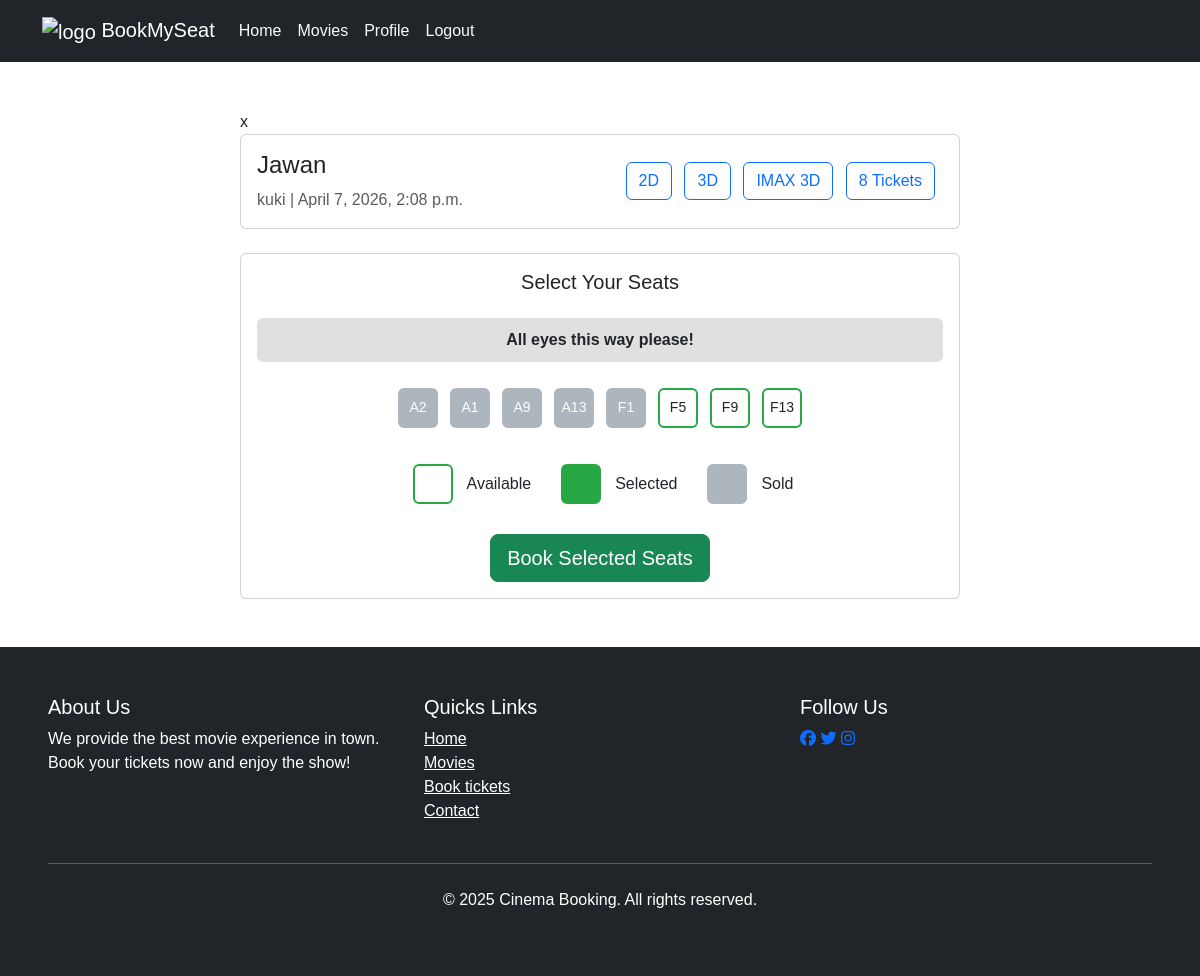
/movies/theater/1/seats/book/ (signed in), run on the app's committed database.
### movies/models.py (models this page shows, shortened)
class Theater(models.Model):
    name = models.CharField(max_length=255)
    movie = models.ForeignKey(Movie,on_delete=models.CASCADE,related_name = 'theaters')
    time = models.DateTimeField()

class Movie(models.Model):
    name = models.CharField(max_length = 255)
    image = models.ImageField(upload_to = "movies/")
    title = models.CharField(max_length=200,default="Default Movie")
    rating = models.FloatField(default=0)
    cast = models.TextField()
    description = models.TextField(blank = True,null = True) #optional
    genre = models.CharField(max_length=100,blank=True,null=True)
    language =models.CharField(max_length=100,blank=True,null=True)
    trailer_url = models.URLField(blank = True , null = True)

class Seat(models.Model):
    theater = models.ForeignKey(Theater,on_delete=models.CASCADE,related_name = 'seats')
    seat_number = models.CharField(max_length=10)
    is_booked = models.BooleanField(default=False)

### movies/views.py (the view, shortened to what this page needs)
# urls.py: path('theater/<int:theater_id>/seats/book/',views.book_Seats,name ='book_Seats'),
@login_required(login_url='/login/')
def book_Seats(request, theater_id):
    theater = get_object_or_404(Theater, id=theater_id)
    seats = Seat.objects.filter(theater=theater)
    for seat in seats:
        seat.is_booked = Booking.objects.filter(
            seat=seat,
            is_paid=True
        ).exists()
    return render(request, "movies/seat_selection.html", {
        "theater": theater,
        "seats": seats
    })

### templates/movies/seat_selection.html (shortened to what this page needs)
{% extends "users/basic.html" %}
{% block content %}
<div class="container mt-5">
  <div class="row">
    <div class="col-lg-8 mx-auto">x
       <div class="card mb-4">
        <div class="card-body">
          <div
          class="d-flex justify-content-between align-items-center flex-wrap">
          <div>
            <h4 class="card-title">{{ theater.movie.name }}</h4>
            <p class="card-text text-muted">
              {{ theater.name }} | {{ theater.time }}
            </p>
          </div>
          <div class="mt-2 mt-sm-0">
            <button class="btn btn-outline-primary me-2 mb-2 mb-sm-0">
              2D
            </button>
            <button class="btn btn-outline-primary me-2 mb-2 mb-sm-0">
              3D
            </button>
            <button class="btn btn-outline-primary me-2 mb-2 mb-sm-0">
              IMAX 3D
            </button>
            <button class="btn btn-outline-primary me-2 mb-2 mb-sm-0">
              {{seats|length}} Tickets
            </button>
          </div>
        </div>
        </div>
       </div>
        <div class="card">
          <div class="card-body">
            <h5 class="card-title text-center mb-4">Select Your Seats</h5>
            <div class="screen">All eyes this way please!</div>
            <form method="POST">
              <div class="d-flex justify-content-center flex-wrap mb-4">
                {% for seat in seats %}
                <div class="seat {% if seat.is_booked %}sold{% endif %}">
                  {% if not seat.is_booked %}
                  <label
                  for="seat-{{ seat.id }}"
                  class="w-100 h-100 d-flex align-items-center justify-content-center"
                  >{{ seat.seat_number }}</label>
                  {% else %} {{ seat.seat_number }} {% endif %}
                </div>
                {% endfor %}
              </div>
               <div class="d-flex justify-content-center mb-4">
                <div class="d-flex align-items-center me-4">
                  <div class="seat" style="background-color: white;"></div>
                  <span class="ms-2">Available</span>
                </div>
                <div class="d-flex align-items-center me-4">
                  <div class="seat selected"></div>
                    <span class="ms-2">Selected</span>
                  </div>
                  <div class="d-flex align-items-center">
                    <div class="seat sold"></div>
                    <span class="ms-2">Sold</span>
                  </div>
                </div>
                 <div class="text-center">
                  <button type="submit" class="btn btn-success btn-lg">
                    Book Selected Seats
                  </button>
               </div>
            </form>
          </div>
        </div>
    </div>
  </div>
</div>
{% endblock %}

### templates/users/basic.html (style rules this page uses)
body { font-family: Arial,sans-serif; }
.row { display: flex; flex-wrap: wrap; }

### templates/movies/seat_selection.html (style rules this page uses)
.screen { background: #e0e0e0; padding: 10px; text-align: center; font-weight: bold; border-radius: 6px; margin-bottom: 20px; }
.seat { width: 40px; height: 40px; border: 2px solid #28a745; margin: 6px; border-radius: 6px; cursor: pointer; font-size: 14px; display: flex; align-items: center; justify-content: center; }
.seat.sold { background-color: #adb5bd; border-color: #adb5bd; cursor: not-allowed; color: white; }
.seat.selected { background-color: #28a745; }

### data on the page
Theater: movie.name "Jawan", name "kuki", time "April 7, 2026, 2:08 p.m."
Seat: seat_number "A2"
Seat: seat_number "A1"
Seat: seat_number "A9"
Seat: seat_number "A13"
Seat: seat_number "F1"
Seat: seat_number "F5"
Seat: seat_number "F9"
Seat: seat_number "F13"

### other printed values
{{ seats|length }} "8"
